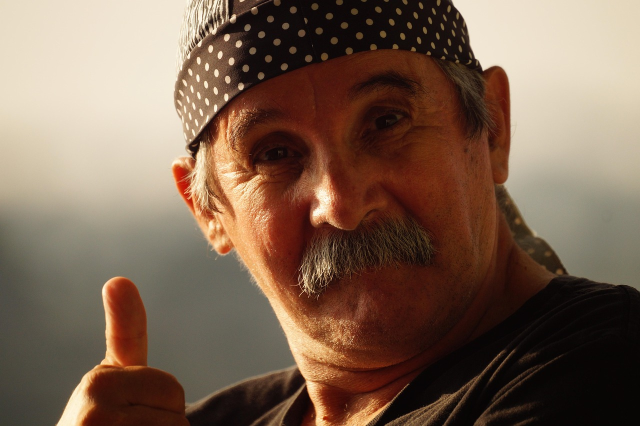
#> input picture Images/img10.jpg, 1280 x 852 px, found by its file name (shown at 1/2 size)
$ python Day8.py
#> lines starting #> are read from the running program, lines starting #| are printed output that depends on the picture
# Image Filtering Process

import cv2
import numpy as np


# Gaussian Filtering Process

image = cv2.imread(r"C:\Users\Vikas\Desktop\OpenCV\Images\img10.jpg")
#> image is the input picture: shape (852, 1280, 3); mean B, G, R 81.5, 98.6, 122.7
image = cv2.resize(image,(500,500))
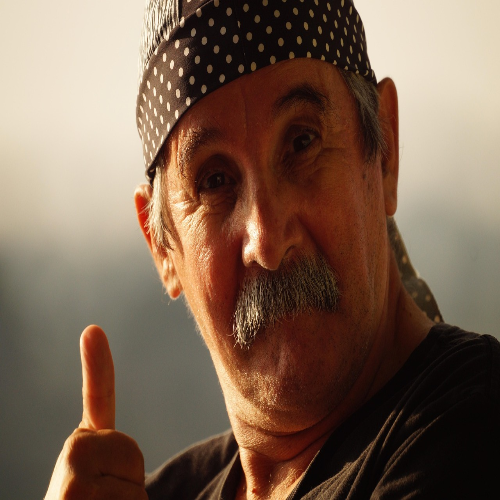
#> image: shape (500, 500, 3); mean B, G, R 81.4, 98.5, 122.6
blurred = cv2.GaussianBlur(image,(9,9),3)
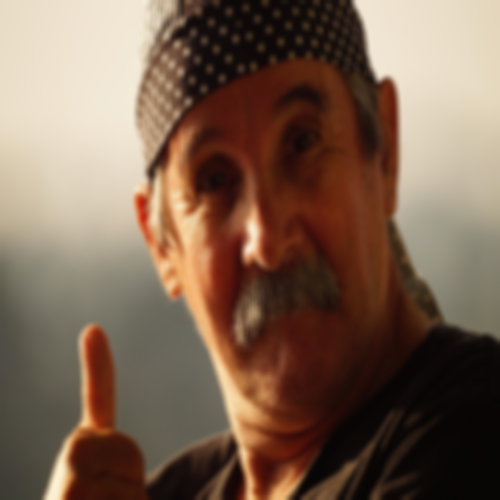
#> blurred: shape (500, 500, 3); mean B, G, R 81.4, 98.5, 122.6


cv2.imshow("Original Image", image)
cv2.imshow("Blurred Image", blurred)
cv2.waitKey(0)
cv2.destroyAllWindows()


# Median Filtering Process

image = cv2.imread(r"C:\Users\Vikas\Desktop\OpenCV\Images\img11.jpg")
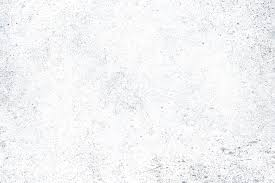
#> input picture Images/img11.jpg, 275 x 183 px, found by its file name
#> image is the input picture: shape (183, 275, 3); mean B, G, R 245.3, 244, 243.4
image = cv2.resize(image, (500, 500))
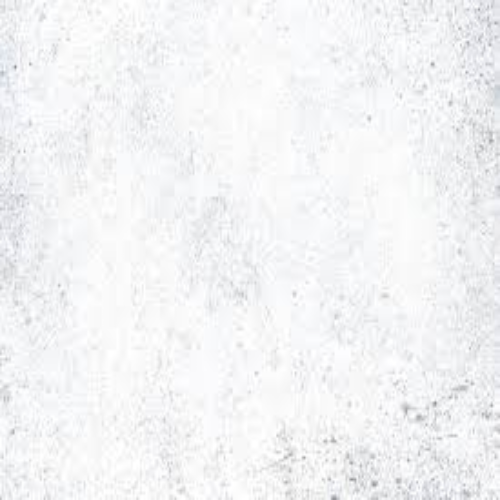
#> image: shape (500, 500, 3); mean B, G, R 245.2, 243.9, 243.3
blurred = cv2.medianBlur(image, 17)

cv2.imshow("Original Image",image)
cv2.imshow("Clear Image",blurred)

cv2.waitKey(0)
cv2.destroyAllWindows()


# Sharpering Process

image = cv2.imread(r"C:\Users\Vikas\Desktop\OpenCV\Images\img12.jpg")
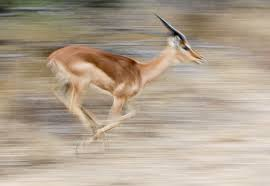
#> input picture Images/img12.jpg, 270 x 186 px, found by its file name
#> image is the input picture: shape (186, 270, 3); mean B, G, R 144.5, 162.4, 177.1
image = cv2.resize(image, (500, 500))
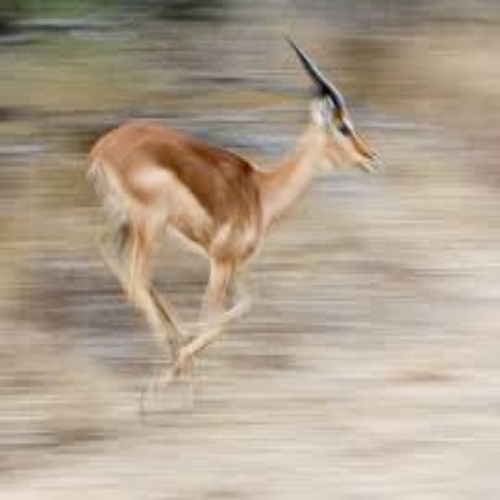
#> image: shape (500, 500, 3); mean B, G, R 144.4, 162.2, 177

sharpening_kernal = np.array([[0, -1, 0],
                              [-1, 5, -1],
                              [0, -1, 0]])


sharpended = cv2.filter2D(image,-1,sharpening_kernal)

cv2.imshow("Original Image",image)
cv2.imshow("Sharpended Image",sharpended)

cv2.waitKey(0)
cv2.destroyAllWindows()
